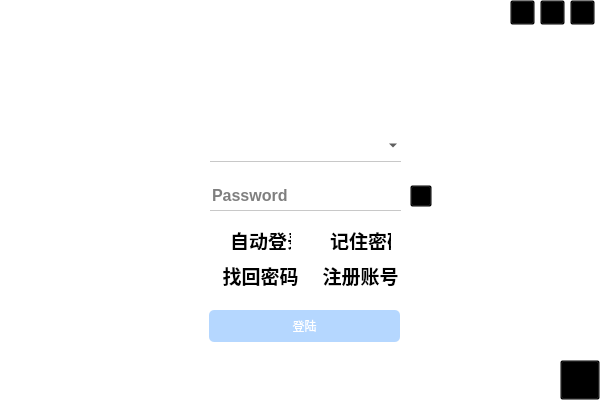
<?xml version="1.0" encoding="UTF-8"?>
<ui version="4.0">
 <class>Login</class>
 <widget class="QWidget" name="Login">
  <property name="geometry">
   <rect>
    <x>0</x>
    <y>0</y>
    <width>600</width>
    <height>400</height>
   </rect>
  </property>
  <property name="minimumSize">
   <size>
    <width>600</width>
    <height>400</height>
   </size>
  </property>
  <property name="maximumSize">
   <size>
    <width>600</width>
    <height>400</height>
   </size>
  </property>
  <property name="windowTitle">
   <string>Login</string>
  </property>
  <property name="styleSheet">
   <string notr="true">QWidget
{
	background-color: rgb(255,255,255);
}

QPushButton#xButton
{
	background: transparent;
	border-image: url(:/Image/X.png);
}

QPushButton#minButton
{
	background: transparent;
	border-image: url(:/Image/min.png);
}

QPushButton#settingButton
{
	background: transparent;
	border-image: url(:/Image/setting.png);
}

QPushButton#xButton:hover
{
	background-color: rgba(255, 78, 73, 128);
	border-image: url(:/Image/X 2.png);
}

QPushButton#minButton:hover
{
	background-color: rgba(128, 128, 128, 128);
	border-image: url(:/Image/min 2.png);
}

QPushButton#settingButton:hover
{
	background-color: rgba(128, 128, 128, 128);
	border-image: url(:/Image/setting 2.png);
}

QPushButton#keyboardButton
{
	background: transparent;
	border-image: url(:/Image/keyboard 2.png);
}

QPushButton#keyboardButton:hover
{
	border-image: url(:/Image/keyboard.png);
}

QPushButton#QRcodeButton
{
	background: transparent;
	border-image: url(:/Image/QRcode 2.png);
}

QPushButton#QRcodeButton:hover
{
	border-image: url(:/Image/QRcode.png);
}

QPushButton#findButton
{
	background: transparent;
}

QPushButton#findButton:hover
{
	font: 700 14pt &quot;Heiti SC&quot;;
}

QPushButton#signButton
{
	background: transparent;
}

QPushButton#signButton:hover
{
	font: 700 14pt &quot;Heiti SC&quot;;
}

QLabel#accountPix
{
	background: transparent;
	border-image: url(:/Image/account.png);
}

QLabel#pwdPix
{
	background: transparent;
	border-image: url(:/Image/lock.png);
}

QLineEdit#pwdEdit
{
	background: transparent;
	border: none;
	border-bottom: 1px solid rgb(200, 200, 200);
	font: bold 16px;
}

QLineEdit#pwdEdit:hover
{
	border-bottom: 1px solid rgb(255, 255, 255);
}

QLineEdit#pwdEdit:focus
{
	border-bottom: 1px solid rgb(150, 249, 255);
}

QRadioButton#autoButton
{
	background: transparent;
}

QRadioButton#saveButton
{
	background: transparent;
}

QPushButton#loginButton
{
	background-color: rgba(107, 176, 255, 128);
	border-radius: 5px;
	color: white
}

QComboBox#userBox
{
	background: transparent;
	border: none;
	border-bottom: 1px solid rgb(200, 200, 200);
	font: bold 16px;
}

QComboBox#userBox:hover
{
	border-bottom: 1px solid rgb(255, 255, 255);
}

QComboBox#userBox:focus
{
	border-bottom: 1px solid rgb(150, 249, 255);
}

QComboBox#userBox::drop-down
{
	min-width: 25px;
	border-image: url(:/Image/down 2.png);
}

QComboBox#userBox::drop-down:hover
{
	border-image: url(:/Image/down.png);
}

QComboBox#userBox::drop-down:checked
{
	border-image: url(:/Image/up.png);
}

QComboBox QAbstractItemView {
	outline: 0px solid rgb(211, 246, 255);   /* 选定项的虚框 */
	border: 1px solid rgb(150, 249, 255);   /* 整个下拉窗体的边框 */
	border-top: 0px;
	background-color: none;   /* 整个下拉窗体的背景色 */
	selection-background-color: rgb(200, 200, 200);   /* 整个下拉窗体被选中项的背景色 */
}</string>
  </property>
  <widget class="QLabel" name="labTop">
   <property name="geometry">
    <rect>
     <x>0</x>
     <y>0</y>
     <width>600</width>
     <height>400</height>
    </rect>
   </property>
   <property name="minimumSize">
    <size>
     <width>600</width>
     <height>400</height>
    </size>
   </property>
   <property name="styleSheet">
    <string notr="true"/>
   </property>
   <property name="text">
    <string/>
   </property>
   <property name="pixmap">
    <pixmap resource="src.qrc">:/Image/1.gif</pixmap>
   </property>
   <property name="scaledContents">
    <bool>true</bool>
   </property>
  </widget>
  <widget class="QPushButton" name="xButton">
   <property name="geometry">
    <rect>
     <x>570</x>
     <y>0</y>
     <width>25</width>
     <height>25</height>
    </rect>
   </property>
   <property name="styleSheet">
    <string notr="true"/>
   </property>
   <property name="text">
    <string/>
   </property>
  </widget>
  <widget class="QPushButton" name="minButton">
   <property name="geometry">
    <rect>
     <x>540</x>
     <y>0</y>
     <width>25</width>
     <height>25</height>
    </rect>
   </property>
   <property name="text">
    <string/>
   </property>
  </widget>
  <widget class="QPushButton" name="settingButton">
   <property name="geometry">
    <rect>
     <x>510</x>
     <y>0</y>
     <width>25</width>
     <height>25</height>
    </rect>
   </property>
   <property name="text">
    <string/>
   </property>
   <property name="iconSize">
    <size>
     <width>16</width>
     <height>16</height>
    </size>
   </property>
  </widget>
  <widget class="QLabel" name="accountPix">
   <property name="geometry">
    <rect>
     <x>170</x>
     <y>134</y>
     <width>32</width>
     <height>32</height>
    </rect>
   </property>
   <property name="autoFillBackground">
    <bool>false</bool>
   </property>
   <property name="text">
    <string/>
   </property>
  </widget>
  <widget class="QLabel" name="pwdPix">
   <property name="geometry">
    <rect>
     <x>170</x>
     <y>180</y>
     <width>32</width>
     <height>32</height>
    </rect>
   </property>
   <property name="text">
    <string/>
   </property>
  </widget>
  <widget class="QLineEdit" name="pwdEdit">
   <property name="geometry">
    <rect>
     <x>210</x>
     <y>180</y>
     <width>191</width>
     <height>31</height>
    </rect>
   </property>
   <property name="placeholderText">
    <string>Password</string>
   </property>
   <property name="clearButtonEnabled">
    <bool>true</bool>
   </property>
  </widget>
  <widget class="QRadioButton" name="autoButton">
   <property name="geometry">
    <rect>
     <x>210</x>
     <y>230</y>
     <width>81</width>
     <height>20</height>
    </rect>
   </property>
   <property name="font">
    <font>
     <pointsize>14</pointsize>
     <bold>true</bold>
    </font>
   </property>
   <property name="text">
    <string>自动登录</string>
   </property>
   <property name="autoExclusive">
    <bool>false</bool>
   </property>
  </widget>
  <widget class="QRadioButton" name="saveButton">
   <property name="geometry">
    <rect>
     <x>310</x>
     <y>230</y>
     <width>81</width>
     <height>20</height>
    </rect>
   </property>
   <property name="font">
    <font>
     <pointsize>14</pointsize>
     <bold>true</bold>
    </font>
   </property>
   <property name="text">
    <string>记住密码</string>
   </property>
   <property name="autoExclusive">
    <bool>false</bool>
   </property>
  </widget>
  <widget class="QPushButton" name="keyboardButton">
   <property name="geometry">
    <rect>
     <x>410</x>
     <y>185</y>
     <width>22</width>
     <height>22</height>
    </rect>
   </property>
   <property name="text">
    <string/>
   </property>
  </widget>
  <widget class="QPushButton" name="QRcodeButton">
   <property name="geometry">
    <rect>
     <x>560</x>
     <y>360</y>
     <width>40</width>
     <height>40</height>
    </rect>
   </property>
   <property name="text">
    <string/>
   </property>
  </widget>
  <widget class="QPushButton" name="findButton">
   <property name="geometry">
    <rect>
     <x>220</x>
     <y>260</y>
     <width>81</width>
     <height>31</height>
    </rect>
   </property>
   <property name="font">
    <font>
     <pointsize>14</pointsize>
     <bold>true</bold>
    </font>
   </property>
   <property name="text">
    <string>找回密码</string>
   </property>
   <property name="flat">
    <bool>true</bool>
   </property>
  </widget>
  <widget class="QPushButton" name="signButton">
   <property name="geometry">
    <rect>
     <x>320</x>
     <y>260</y>
     <width>81</width>
     <height>31</height>
    </rect>
   </property>
   <property name="font">
    <font>
     <pointsize>14</pointsize>
     <bold>true</bold>
    </font>
   </property>
   <property name="text">
    <string>注册账号</string>
   </property>
   <property name="flat">
    <bool>true</bool>
   </property>
  </widget>
  <widget class="QPushButton" name="loginButton">
   <property name="geometry">
    <rect>
     <x>209</x>
     <y>310</y>
     <width>191</width>
     <height>32</height>
    </rect>
   </property>
   <property name="text">
    <string>登陆</string>
   </property>
  </widget>
  <widget class="QComboBox" name="userBox">
   <property name="geometry">
    <rect>
     <x>210</x>
     <y>130</y>
     <width>191</width>
     <height>32</height>
    </rect>
   </property>
   <property name="editable">
    <bool>true</bool>
   </property>
   <property name="minimumContentsLength">
    <number>0</number>
   </property>
   <item>
    <property name="text">
     <string/>
    </property>
   </item>
   <item>
    <property name="text">
     <string>793138445</string>
    </property>
   </item>
   <item>
    <property name="text">
     <string>297358412</string>
    </property>
   </item>
  </widget>
 </widget>
 <resources>
  <include location="src.qrc"/>
 </resources>
 <connections/>
</ui>
